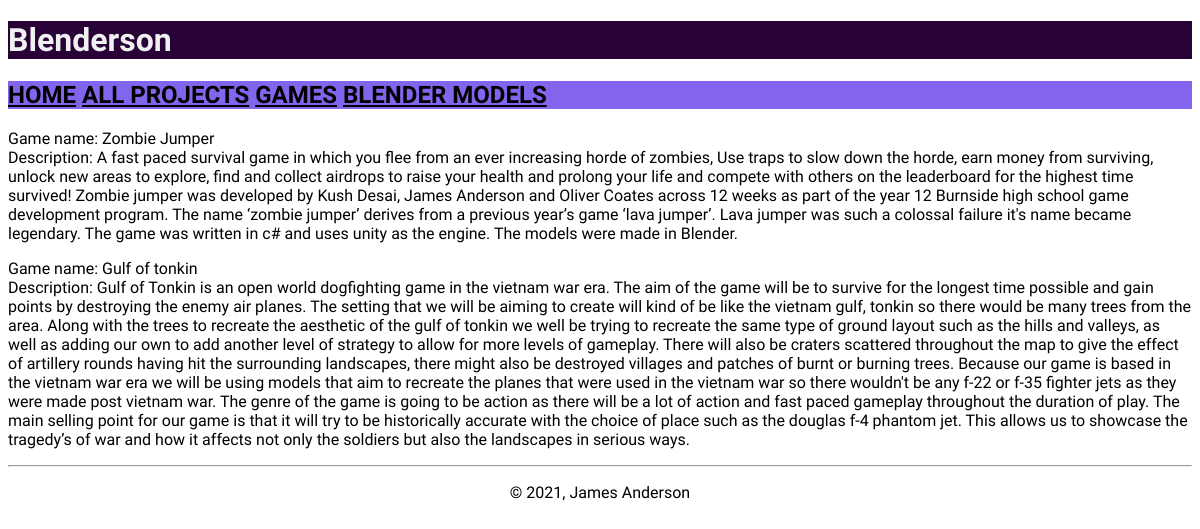
/games, run on the app's committed database.
### models.py (models this page shows)
class Project(db.Model):
    __tablename__ = 'Project'
    id = db.Column(db.Integer, primary_key=True)
    name = db.Column(db.String())
    image = db.Column(db.String())
    description = db.Column(db.Text())
    category = db.Column(db.Integer)

### main.py (the view)
@app.route('/games')
def games():
  games = models.Project.query.filter_by(category=1).all()
  print(games)
  return render_template('games.html', games=games)

### templates/games.html
{% extends 'layout.html' %}
{% block content %}
{% for game in games %}
<p>Game name:  {{ game.name }}<br>
Description: {{ game.description }}</p>
{% endfor %}
{% endblock %}

### Static/css/style.css (style rules this page uses)
html { font-family: 'New Tegomin', serif; background-color: rgb(255, 255, 255); }

### data on the page
Project: name "Zombie Jumper", description "A fast paced survival game in which you flee from an ever increasing horde of zombies, Use traps to slow down the horde, earn money from surviving, unlock new areas to explore, find and collect airdrops to raise your health and prolong your life and compete with others on the leaderboard for the highest time survived! Zombie jumper was developed by Kush Desai, James Anderson and Oliver Coates across 12 weeks as part of the year 12 Burnside high school game development program. The name ‘zombie jumper’ derives from a previous year’s game ‘lava jumper’. Lava jumper was such a colossal failure it's name became legendary. The game was written in c# and uses unity as the engine. The models were…"
Project: name "Gulf of tonkin", description "Gulf of Tonkin is an open world dogfighting game in the vietnam war era. The aim of the game will be to survive for the longest time possible and gain points by destroying the enemy air planes. The setting that we will be aiming to create will kind of be like the vietnam gulf, tonkin so there would be many trees from the area. Along with the trees to recreate the aesthetic of the gulf of tonkin we well be trying to recreate the same type of ground layout such as the hills and valleys, as well as adding our own to add another level of strategy to allow for more levels of gameplay. There will also be craters scattered throughout the map to give the effect of artillery rounds having hit the…"
